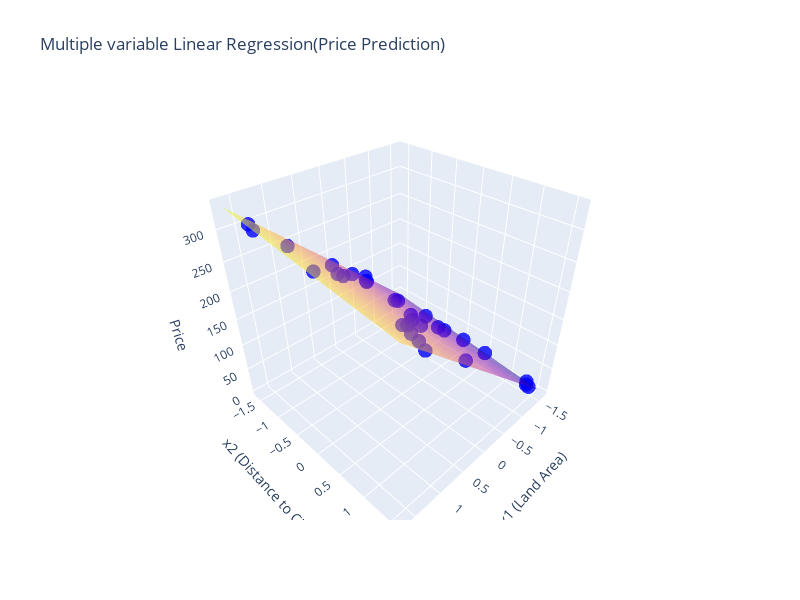

Source (notebook cell):
### Code cell
import plotly.graph_objects as go

# Scatter points (actual data)
scatter = go.Scatter3d(
    x=x1,
    y=x2,
    z=y,
    mode='markers',
    marker=dict(
        size=5,
        color='blue',
        opacity=0.8
    ),
    name='Actual Data'
)

# Grid for plane
x1_grid, x2_grid = np.meshgrid(
    np.linspace(x1.min(), x1.max(), 30),
    np.linspace(x2.min(), x2.max(), 30)
)

y_pred_grid = w1 * x1_grid + w2 * x2_grid + b

# Regression plane
plane = go.Surface(
    x=x1_grid,
    y=x2_grid,
    z=y_pred_grid,
    opacity=0.5,
    showscale=False,
    name='Regression Plane'
)

# Figure
fig = go.Figure(data=[scatter, plane])

fig.update_layout(
    title='Multiple variable Linear Regression(Price Prediction)',
    scene=dict(
        xaxis_title='x1 (Land Area)',
        yaxis_title='x2 (Distance to City)',
        zaxis_title='Price'
    ),
    width=800,
    height=600
)

fig.show()

### Figure 1 — Plotly figure (JSON) as saved in the notebook; plotly's stock layout.template omitted (floating-point values rounded to 4 significant figures; data arrays with more than 128 entries replaced by an {"elided": "..."} marker saying what was removed)
{"data": [{"marker": {"color": "blue", "opacity": 0.8, "size": 5}, "mode": "markers", "name": "Actual Data", "type": "scatter3d", "x": [-1.619, -1.561, -1.37, -1.259, -1.215, -1.079, -0.9825, -0.8553, -0.7212, -0.6201, -0.5293, -0.3907, -0.3316, -0.218, -0.09307, 0.1171, 0.1818, 0.2511, 0.359, 0.5317, 0.6657, 0.6941, 0.835, 0.9952, 1.078, 1.168, 1.286, 1.476, 1.526, 1.68], "y": [0.4677, 1.358, 0.1602, 1.503, 1.568, -0.471, 0.03075, -0.001618, -1.604, -0.6975, -0.6813, -1.215, -1.134, -0.03399, -1.215, 0.4677, 0.3544, 1.358, -1.134, -0.6652, -0.6166, 0.7428, 0.7914, 1.083, 1.277, -1.005, 1.552, -0.03399, -1.296, -0.9079], "z": [15.7, 11.3, 42.0, 35.0, 37.7, 75.5, 77.1, 88.7, 122.0, 119.1, 125.6, 145.5, 150.0, 145.0, 172.0, 170.0, 177.0, 169.4, 211.0, 220.0, 231.4, 216.9, 227.5, 239.4, 244.3, 279.8, 259.5, 295.4, 314.1, 324.7]}, {"name": "Regression Plane", "opacity": 0.5, "showscale": false, "type": "surface", "x": {"elided": "30x30 float values"}, "y": {"elided": "30x30 float values"}, "z": {"elided": "30x30 float values"}}], "layout": {"height": 600, "scene": {"xaxis": {"title": {"text": "x1 (Land Area)"}}, "yaxis": {"title": {"text": "x2 (Distance to City)"}}, "zaxis": {"title": {"text": "Price"}}}, "title": {"text": "Multiple variable Linear Regression(Price Prediction)"}, "width": 800}}
